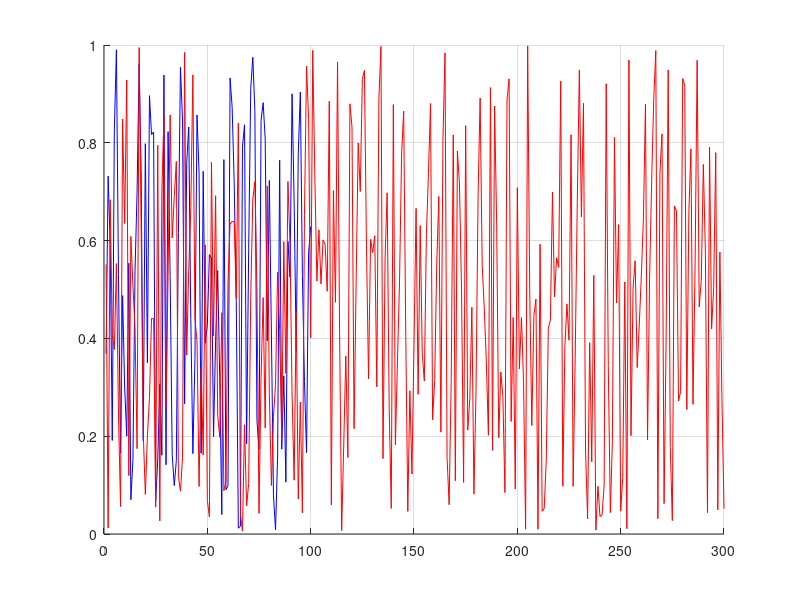

Recreate this plot in MATLAB. (Note: this script raises an error after producing the figure.)
 %%%%%%%%%%%%%%%%%%%%%%%%%%%%%%%%%%%%%%%%%%%%%%%%%%%%%%%%%%%%%%%%%%%%%%%%%%%%%%%%
% NAME: magnifyOnFigure_examples
% 
% AUTHOR: David Fernandez Prim (david.fernandez.prim@gmail.com)
%
% PURPOSE: Shows the funcionality of 'magnifyOnFigure'
% 
%%%%%%%%%%%%%%%%%%%%%%%%%%%%%%%%%%%%%%%%%%%%%%%%%%%%%%%%%%%%%%%%%%%%%%%%%%%%%%%%
clc;
clear all
close all

%% %%%%%%%%%%%%%%%%%%%%%%%%%%%%%%%%%%%%%%%%%%%%%%%%%%%%%%%%%%%%%%%%%%%%%%%%%%%%%
% Default interactive mode
%%%%%%%%%%%%%%%%%%%%%%%%%%%%%%%%%%%%%%%%%%%%%%%%%%%%%%%%%%%%%%%%%%%%%%%%%%%%%%%%
close all;
disp( sprintf('This is the default interactive operation mode of ''magnifyOnFigure''') ) 
fig = figure;
hold on;
%plot(rand(100,1), 'b'); plot(rand(300, 1), 'r', 'LineSmooth','on'); 
plot(rand(100,1), 'b'); plot(rand(300, 1), 'r'); 
grid on;
hold off;
magnifyOnFigure;
disp('Press a key...')
pause;

%% %%%%%%%%%%%%%%%%%%%%%%%%%%%%%%%%%%%%%%%%%%%%%%%%%%%%%%%%%%%%%%%%%%%%%%%%%%%%%
% Figure handle passed as an input argument
%%%%%%%%%%%%%%%%%%%%%%%%%%%%%%%%%%%%%%%%%%%%%%%%%%%%%%%%%%%%%%%%%%%%%%%%%%%%%%%%
close all;
disp( sprintf('The figure handle is here passed as an input argument.') ) 
fig = figure;
hold on;
plot(rand(100,1), 'b'); plot(rand(300, 1), 'r'); 
grid on;
hold off;
magnifyOnFigure(fig);
disp('Press a key...')
pause;


%% %%%%%%%%%%%%%%%%%%%%%%%%%%%%%%%%%%%%%%%%%%%%%%%%%%%%%%%%%%%%%%%%%%%%%%%%%%%%%
% Properties (in interactive mode)
%%%%%%%%%%%%%%%%%%%%%%%%%%%%%%%%%%%%%%%%%%%%%%%%%%%%%%%%%%%%%%%%%%%%%%%%%%%%%%%%
close all;
disp( sprintf('Playing arround with the properties in interactive mode...') ) 
figHandler = figure;
hold on;
plot(rand(100,1), 'b'); plot(rand(300, 1), 'r'); 
grid on;
hold off; 
ylim([0 2]);
magnifyOnFigure(...
        figHandler,...
        'units', 'pixels',...
        'magnifierShape', 'ellipse',...
        'initialPositionSecondaryAxes', [326.933 259.189 164.941 102.65],...
        'initialPositionMagnifier',     [174.769 49.368 14.1164 174.627],...    
        'mode', 'interactive',...    
        'displayLinkStyle', 'straight',...        
        'edgeWidth', 2,...
        'edgeColor', 'black',...
        'secondaryAxesFaceColor', [0.91 0.91 0.91]... 
            ); 
disp('Press a key...')
pause;


%% %%%%%%%%%%%%%%%%%%%%%%%%%%%%%%%%%%%%%%%%%%%%%%%%%%%%%%%%%%%%%%%%%%%%%%%%%%%%%
% Properties (in manual mode)
%%%%%%%%%%%%%%%%%%%%%%%%%%%%%%%%%%%%%%%%%%%%%%%%%%%%%%%%%%%%%%%%%%%%%%%%%%%%%%%%
close all;
disp( sprintf('Or in manual mode.') ) 
figHandler = figure;
hold on;
plot(rand(100,1), 'b'); plot(rand(300, 1), 'r'); 
grid on;
hold off; 
ylim([0 2]);
magnifyOnFigure(...
        figHandler,...
        'units', 'pixels',...
        'initialPositionSecondaryAxes', [326.933 259.189 164.941 102.65],...
        'initialPositionMagnifier',     [174.769 49.368 14.1164 174.627],...    
        'mode', 'manual',...    
        'displayLinkStyle', 'straight',...        
        'edgeWidth', 2,...
        'edgeColor', 'black',...
        'secondaryAxesFaceColor', [0.91 0.91 0.91]... 
            ); 
disp('Press a key...')
pause;


%% %%%%%%%%%%%%%%%%%%%%%%%%%%%%%%%%%%%%%%%%%%%%%%%%%%%%%%%%%%%%%%%%%%%%%%%%%%%%%
% Working on images also
%%%%%%%%%%%%%%%%%%%%%%%%%%%%%%%%%%%%%%%%%%%%%%%%%%%%%%%%%%%%%%%%%%%%%%%%%%%%%%%%
close all;
disp( sprintf('How the tool works on images.') ) 
h = figure; 
load clown; 
image(X); 
colormap(map) ; 
axis image
magnifyOnFigure(h, 'displayLinkStyle', 'straight',...
                    'EdgeColor', 'white',...
                    'magnifierShape', 'rectangle',...
                    'frozenZoomAspectratio', 'on',...
                    'edgeWidth', 2);
                
disp('Press a key...')
pause;
close all
                
             

%% %%%%%%%%%%%%%%%%%%%%%%%%%%%%%%%%%%%%%%%%%%%%%%%%%%%%%%%%%%%%%%%%%%%%%%%%%%%%%
% Working on contour plots
%%%%%%%%%%%%%%%%%%%%%%%%%%%%%%%%%%%%%%%%%%%%%%%%%%%%%%%%%%%%%%%%%%%%%%%%%%%%%%%%
close all;
disp( sprintf('How the tool works on contour plots.') ) 
scrsz = get(0, 'ScreenSize');
h = figure('Position', [0.01*scrsz(3), 0.25*scrsz(4), 0.65*scrsz(3), 0.60*scrsz(4)]);
load clown;
hc1 = contour(X, 'LineWidth', 2);
axis image

magnifyOnFigure;

disp('Press a key...')
pause;
close all


%% %%%%%%%%%%%%%%%%%%%%%%%%%%%%%%%%%%%%%%%%%%%%%%%%%%%%%%%%%%%%%%%%%%%%%%%%%%%%%
% Properties (in interactive mode)
%%%%%%%%%%%%%%%%%%%%%%%%%%%%%%%%%%%%%%%%%%%%%%%%%%%%%%%%%%%%%%%%%%%%%%%%%%%%%%%%
close all;
disp( sprintf('Using multiple magnifiers on the same axis...') ) 
figHandler = figure;
hold on;
plot(rand(100,1), 'b'); plot(rand(300, 1), 'r'); 
grid on;
hold off; 
ylim([0 2]);

magnifyOnFigure(...
        figHandler,...
        'units', 'pixels',...
        'magnifierShape', 'rectangle',...
        'initialPositionSecondaryAxes', [105.6 278.81 130.2 102.69],...
        'initialPositionMagnifier',     [106.56 47.2 18.6823 186.519],...    
        'mode', 'interactive',...    
        'displayLinkStyle', 'straight',...        
        'edgeWidth', 2,...
        'edgeColor', 'black',...
        'secondaryAxesFaceColor', [0.91 0.91 0.91]... 
            );   

magnifyOnFigure(...
        figHandler,...
        'units', 'pixels',...
        'magnifierShape', 'rectangle',...
        'initialPositionSecondaryAxes', [365.6 275.81 130.2 102.69],...
        'initialPositionMagnifier',     [211.459 47.2 18.6823 186.519],...    
        'mode', 'interactive',...    
        'displayLinkStyle', 'straight',...        
        'edgeWidth', 2,...
        'edgeColor', 'black',...
        'secondaryAxesFaceColor', [0.91 0.91 0.91]... 
            );   
        
magnifyOnFigure(...
        figHandler,...
        'units', 'pixels',...
        'magnifierShape', 'rectangle',...
        'initialPositionSecondaryAxes', [364.6 78.81 130.2 102.69],...
        'initialPositionMagnifier',     [270.827 47.2 18.6823 186.519],...    
        'mode', 'interactive',...    
        'displayLinkStyle', 'straight',...        
        'edgeWidth', 2,...
        'edgeColor', 'black',...
        'secondaryAxesFaceColor', [0.91 0.91 0.91]... 
            ); 
        
     
        
